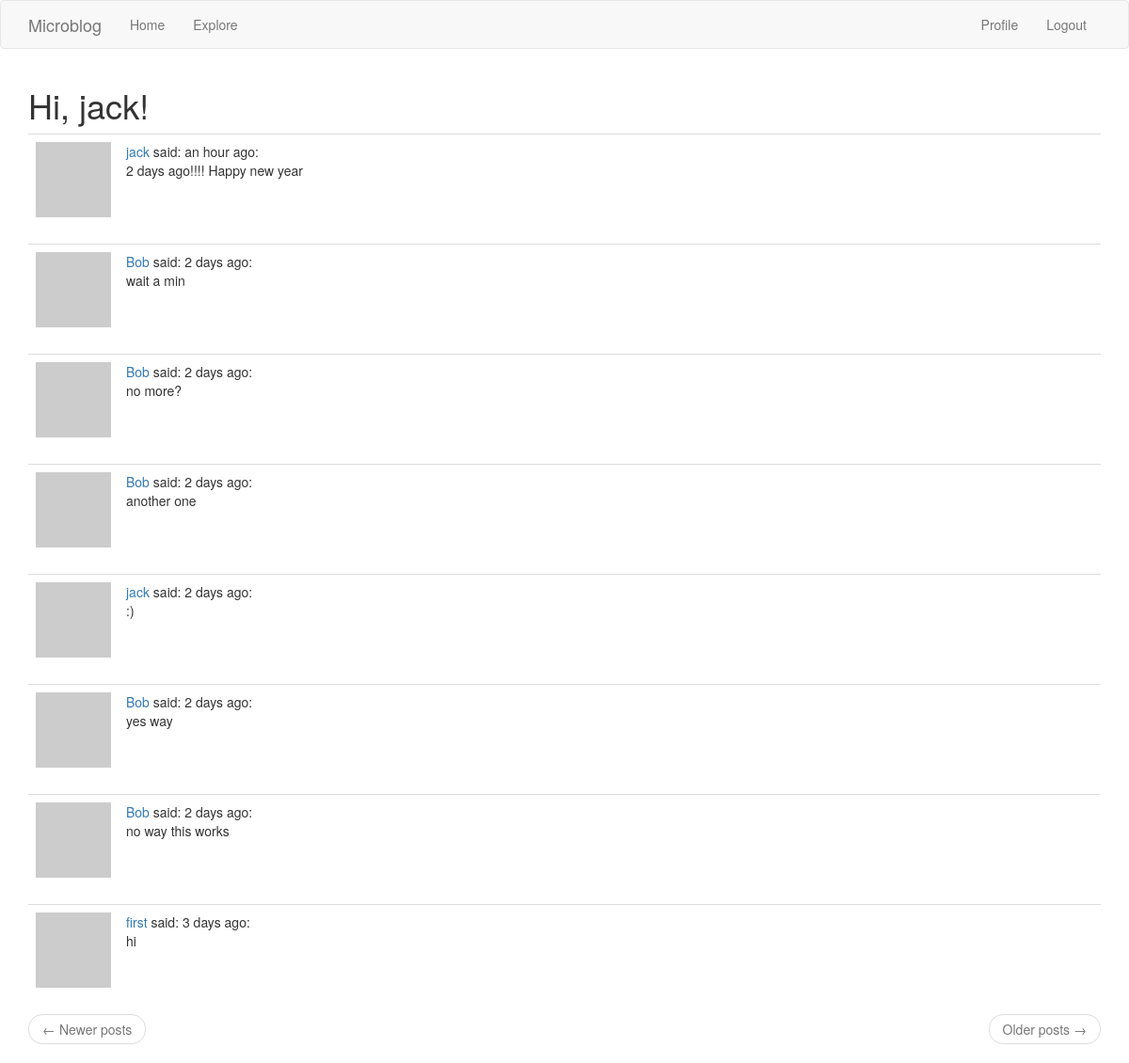
The page /explore (signed in) on the database its author committed.
### app/models.py (models this page shows, shortened)
class User(UserMixin, db.Model):
    id = db.Column(db.Integer, primary_key=True)
    username = db.Column(db.String(64), index=True, unique=True)
    email = db.Column(db.String(120), index=True, unique=True)
    password_hash = db.Column(db.String(128))
    posts = db.relationship('Post', backref='author', lazy='dynamic')
    about_me = db.Column(db.String(140))
    last_seen = db.Column(db.DateTime, default=datetime.utcnow())
    followed = db.relationship('User', secondary=followers,
    primaryjoin=(followers.c.follower_id == id),
    secondaryjoin=(followers.c.followed_id == id),
    backref=db.backref('followers', lazy='dynamic'), lazy='dynamic')
    def avatar(self,size):
        digest = md5(self.email.lower().encode('utf-8')).hexdigest()
        return 'https:www.gravatar.com/avatar/{}?d=identicon&s={}'.format(digest, size)

class Post(db.Model):
    id = db.Column(db.Integer, primary_key=True)
    body = db.Column(db.String(140))
    timestamp = db.Column(db.DateTime, index=True, default=datetime.utcnow())
    user_id = db.Column(db.Integer, db.ForeignKey('user.id')) #they are connected by this

### app/routes.py (the view)
@app.route('/explore')
@login_required
def explore():
    page = request.args.get('page',1,type=int)
    posts = Post.query.order_by(Post.timestamp.desc()).paginate(
    page, app.config['POSTS_PER_PAGE'], False)
    next_url = url_for('index',page=posts.next_num) if posts.has_next else None
    prev_url = url_for('index',page=posts.prev_num) if posts.has_prev else None
    return render_template('index.html', title='Explore',posts=posts.items,
    next_url=next_url, prev_url=prev_url)

### app/models.py (called while the page is built)
@login.user_loader
def load_user(id):
    return User.query.get(int(id))

### app/routes.py (called while the page is built)
@app.before_request
def before_request():
    if current_user.is_authenticated:
        current_user.last_seen = datetime.utcnow()
        db.session.commit()

### app/templates/index.html (shortened to what this page needs)
{% extends "base.html" %}
{% import 'bootstrap/wtf.html' as wtf %}
{% block app_content %}
    <h1>Hi, {{ current_user.username }}!</h1>
    {% for post in posts %}
        {% include '_post.html' %}
    {% endfor %}
    <nav aria-label="...">
        <ul class="pager">
            <li class="previous{% if not prev_url %} disabled{% endif %}">
                <a href="{{ prev_url or '#' }}">
                    <span aria-hidden="true">&larr;</span> Newer posts
                </a>
            </li>
            <li class="next{% if not next_url %} disabled{% endif %}">
                <a href="{{ next_url or '#' }}">
                    Older posts <span aria-hidden="true">&rarr;</span>
                </a>
            </li>
        </ul>
    </nav>
{% endblock %}

### app/templates/_post.html
<table class="table table-hover">
  <tr>
    <td width='70px'>
      <a href="{{ url_for('user', username=post.author.username)}}">
        <img src="{{post.author.avatar(70)}}"/>
      </a>
    </td>
    <td>
      <a href="{{ url_for('user', username=post.author.username)}}">
        {{ post.author.username}}
      </a>
      said: {{ moment(post.timestamp).fromNow() }}:
      <br> {{post.body}}
    </td>
  </tr>
</table>

### rows shown on the page
User: username "jack"
Post: author.username "jack", timestamp "an hour ago", body "2 days ago!!!! Happy new year"
Post: author.username "Bob", timestamp "2 days ago", body "wait a min"
Post: author.username "Bob", timestamp "2 days ago", body "no more?"
Post: author.username "Bob", timestamp "2 days ago", body "another one"
Post: author.username "jack", timestamp "2 days ago", body ":)"
Post: author.username "Bob", timestamp "2 days ago", body "yes way"
Post: author.username "Bob", timestamp "2 days ago", body "no way this works"
Post: author.username "first", timestamp "3 days ago", body "hi"
